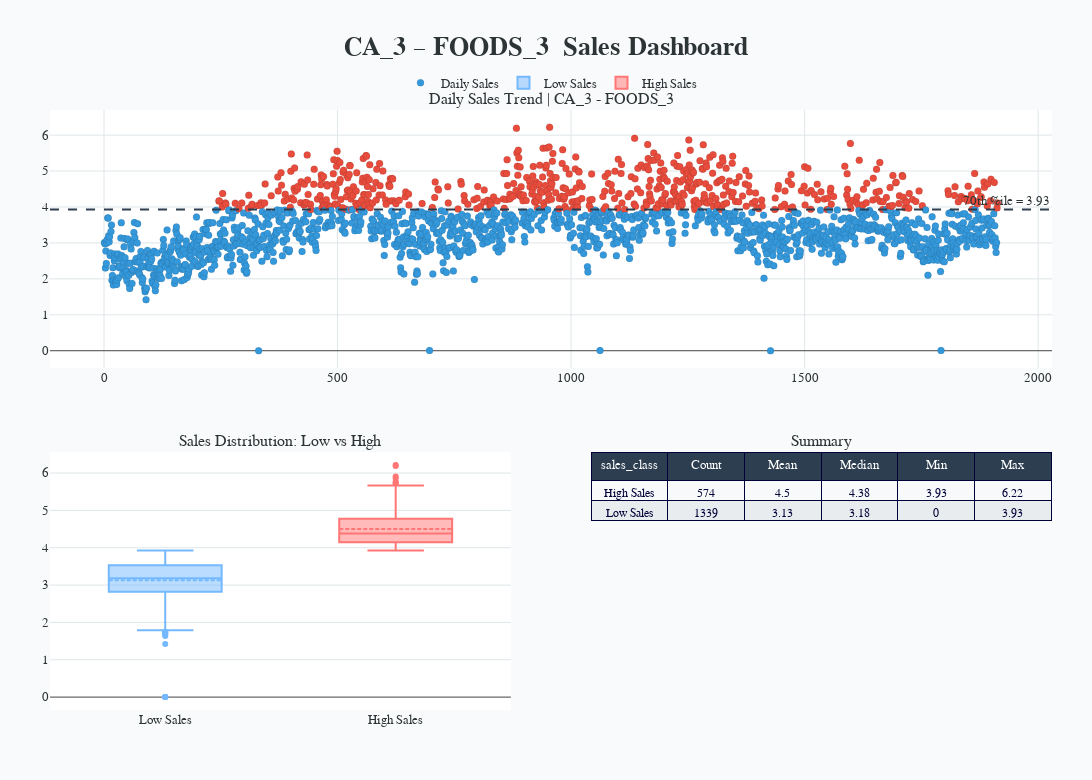

The cell this chart's notebook holds for it:
### Code cell
# -------------------------------
sample_store_dept = store_dept_eda.copy()

filtered = sample_store_dept[
    (sample_store_dept["store_id"] == "CA_3") &
    (sample_store_dept["dept_id"] == "FOODS_3")
]

# -------------------------------

# -------------------------------
day_cols = [c for c in filtered.columns if c.startswith("avg_d_")]

sales_series = filtered[day_cols].iloc[0]

# -------------------------------

# -------------------------------
df_trend = pd.DataFrame({
    "day": range(1, len(sales_series) + 1),
    "avg_sales": sales_series.values
})

# -------------------------------

# -------------------------------
threshold = df_trend["avg_sales"].quantile(0.70)

df_trend["sales_class"] = np.where(
    df_trend["avg_sales"] > threshold,
    "High Sales",
    "Low Sales"
)




threshold = df_trend["avg_sales"].quantile(0.70)

fig = make_subplots(
    rows=2, cols=2,
    specs=[[{'colspan':2}, None],
           [{'type':'xy'}, {'type':'domain'}]], 
    subplot_titles=(
        "Daily Sales Trend | CA_3 - FOODS_3",
        "Sales Distribution: Low vs High",
        "Summary"
    ),
    vertical_spacing=0.14,
    horizontal_spacing=0.08
)

# ─── Trend scatter ───
colors = np.where(df_trend["sales_class"] == "High Sales", "#e74c3c", "#3498db")

fig.add_trace(
    go.Scatter(
        x=df_trend["day"],
        y=df_trend["avg_sales"],
        mode="markers",
        marker=dict(color=colors, size=7, line=dict(width=0.6, color="rgba(0,0,0,0.15)")),
        name="Daily Sales",
        hovertemplate="Day %{x}<br>Avg: %{y:.2f}<extra></extra>"
    ),
    row=1, col=1
)

fig.add_hline(
    y=threshold, line_dash="dash", line_color="#2c3e50",
    annotation_text=f"70th %ile = {threshold:.2f}",
    annotation_position="top right", row=1, col=1
)


for cls, colr in [("Low Sales", "#74b9ff"), ("High Sales", "#ff7675")]:
    subset = df_trend[df_trend["sales_class"] == cls]
    fig.add_trace(
        go.Box(
            y=subset["avg_sales"],
            name=cls,
            marker_color=colr,         
            boxmean=True,
            notched=False,
            showlegend=True
        ),
        row=2, col=1
    )

summary = df_trend.groupby("sales_class")["avg_sales"].agg(
    Count="count", Mean="mean", Median="median", Min="min", Max="max"
).round(2).reset_index()

fig.add_trace(
    go.Table(
        header=dict(values=summary.columns, fill_color="#2c3e50", font_color="white", align="center"),
        cells=dict(
            values=[summary[col] for col in summary.columns],
            fill_color=[["#f8f9fa", "#e9ecef"] * (len(summary) // 2 + 1)],
            align="center",
            font_size=11.5
        )
    ),
    row=2, col=2
)


fig.update_layout(
    title="<b>CA_3 – FOODS_3  Sales Dashboard</b>",
    title_x=0.5, title_font_size=26,
    height=780, width=1150,
    showlegend=True,
    legend=dict(orientation="h", yanchor="bottom", y=1.02, xanchor="center", x=0.5),
    paper_bgcolor="#f9fafb",
    plot_bgcolor="white",
    font=dict(family="Segoe UI", size=12.5, color="#2d3436"),
    hovermode="closest",
    margin=dict(l=50, r=40, t=110, b=70)
)

fig.update_xaxes(showgrid=True, gridcolor="#dfe6e9", zeroline=False, row=1, col=1)
fig.update_yaxes(showgrid=True, gridcolor="#dfe6e9", row=1, col=1)
fig.update_xaxes(showgrid=False, zeroline=False, row=2, col=1)
fig.update_yaxes(showgrid=True, gridcolor="#dfe6e9", row=2, col=1)

fig.show(config={'displayModeBar': False})

### Figure 1 — Plotly figure (JSON) as saved in the notebook; plotly's stock layout.template omitted (floating-point values rounded to 4 significant figures; data arrays with more than 128 entries replaced by an {"elided": "..."} marker saying what was removed)
{"data": [{"hovertemplate": "Day %{x}<br>Avg: %{y:.2f}<extra></extra>", "marker": {"color": {"elided": "1913 str values"}, "line": {"color": "rgba(0,0,0,0.15)", "width": 0.6}, "size": 7}, "mode": "markers", "name": "Daily Sales", "type": "scatter", "x": {"elided": "1913 int values"}, "xaxis": "x", "y": {"elided": "1913 float values"}, "yaxis": "y"}, {"boxmean": true, "marker": {"color": "#74b9ff"}, "name": "Low Sales", "notched": false, "showlegend": true, "type": "box", "xaxis": "x2", "y": {"elided": "1339 float values"}, "yaxis": "y2"}, {"boxmean": true, "marker": {"color": "#ff7675"}, "name": "High Sales", "notched": false, "showlegend": true, "type": "box", "xaxis": "x2", "y": {"elided": "574 float values"}, "yaxis": "y2"}, {"cells": {"align": "center", "fill": {"color": [["#f8f9fa", "#e9ecef", "#f8f9fa", "#e9ecef"]]}, "font": {"size": 11.5}, "values": [["High Sales", "Low Sales"], [574, 1339], [4.5, 3.13], [4.38, 3.18], [3.93, 0], [6.22, 3.93]]}, "domain": {"x": [0.54, 1], "y": [0, 0.43]}, "header": {"align": "center", "fill": {"color": "#2c3e50"}, "font": {"color": "white"}, "values": ["sales_class", "Count", "Mean", "Median", "Min", "Max"]}, "type": "table"}], "layout": {"annotations": [{"font": {"size": 16}, "showarrow": false, "text": "Daily Sales Trend | CA_3 - FOODS_3", "x": 0.5, "xanchor": "center", "xref": "paper", "y": 1, "yanchor": "bottom", "yref": "paper"}, {"font": {"size": 16}, "showarrow": false, "text": "Sales Distribution: Low vs High", "x": 0.23, "xanchor": "center", "xref": "paper", "y": 0.43, "yanchor": "bottom", "yref": "paper"}, {"font": {"size": 16}, "showarrow": false, "text": "Summary", "x": 0.77, "xanchor": "center", "xref": "paper", "y": 0.43, "yanchor": "bottom", "yref": "paper"}, {"showarrow": false, "text": "70th %ile = 3.93", "x": 1, "xanchor": "right", "xref": "x domain", "y": 3.928, "yanchor": "bottom", "yref": "y"}], "font": {"color": "#2d3436", "family": "Segoe UI", "size": 12.5}, "height": 780, "hovermode": "closest", "legend": {"orientation": "h", "x": 0.5, "xanchor": "center", "y": 1.02, "yanchor": "bottom"}, "margin": {"b": 70, "l": 50, "r": 40, "t": 110}, "paper_bgcolor": "#f9fafb", "plot_bgcolor": "white", "shapes": [{"line": {"color": "#2c3e50", "dash": "dash"}, "type": "line", "x0": 0, "x1": 1, "xref": "x domain", "y0": 3.928, "y1": 3.928, "yref": "y"}], "showlegend": true, "title": {"font": {"size": 26}, "text": "<b>CA_3 – FOODS_3  Sales Dashboard</b>", "x": 0.5}, "width": 1150, "xaxis": {"anchor": "y", "domain": [0, 1], "gridcolor": "#dfe6e9", "showgrid": true, "zeroline": false}, "xaxis2": {"anchor": "y2", "domain": [0, 0.46], "showgrid": false, "zeroline": false}, "yaxis": {"anchor": "x", "domain": [0.57, 1], "gridcolor": "#dfe6e9", "showgrid": true}, "yaxis2": {"anchor": "x2", "domain": [0, 0.43], "gridcolor": "#dfe6e9", "showgrid": true}}}
